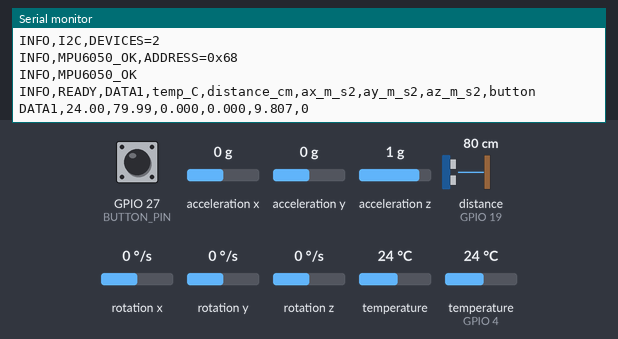
The program below on a simulated ESP32. Parts: the last lines printed to the serial monitor. Wiring (from diagram.json): MPU-6050 motion sensor at I2C address 0x68; ultrasonic range finder: trigger GPIO 18; echo GPIO 19. Wiring (inferred from the names in the program): MPU-6050 motion sensor at I2C address 0x69. Inputs (shaded band) come from the test bench; at power-on: GPIO 27 (BUTTON_PIN) HIGH, acceleration x 0 g, distance to the obstacle (sensor on GPIO 19) 80 cm, temperature (sensor on GPIO 4) 24 °C, acceleration y 0 g, acceleration z 1 g, rotation x 0 °/s, rotation y 0 °/s, rotation z 0 °/s, temperature 24 °C. The echo pulse lasts 58.3 µs per cm.

Above: at 1.2 s.
1.3 s: GPIO 27 (BUTTON_PIN) pulled LOW for 0.15 s
At 2.0 s:
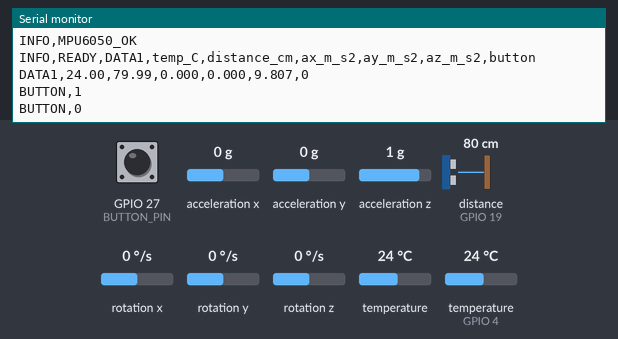
2.9 s: acceleration x set to -1.4 g
At 3.9 s:
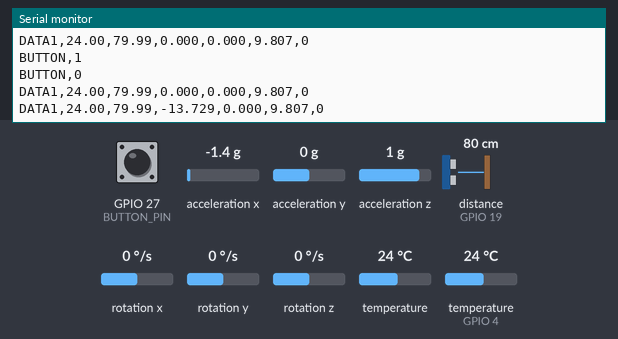
4.4 s: distance to the obstacle (sensor on GPIO 19) set to 2 cm
At 5.7 s:
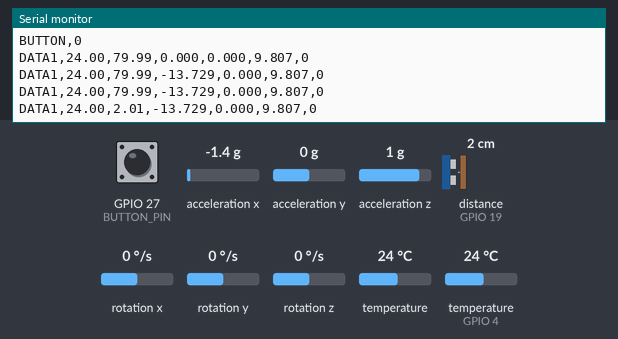
5.9 s: temperature (sensor on GPIO 4) set to 12 °C
At 6.6 s:
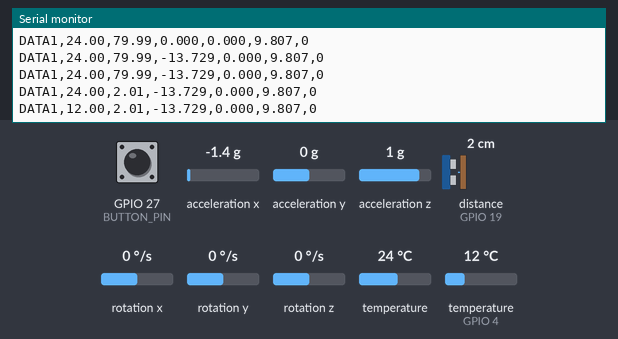
7.4 s: acceleration y set to -1.4 g
At 8.7 s:
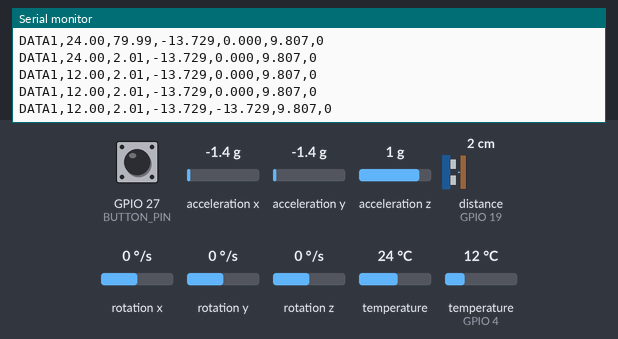
8.9 s: GPIO 27 (BUTTON_PIN) pulled LOW for 1 s
At 9.8 s:
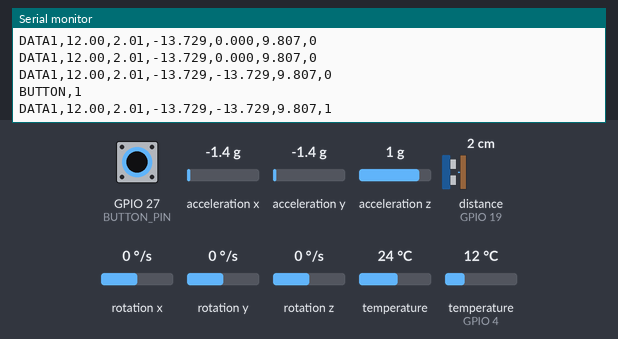

The program:

main.cpp
```cpp
#include <Arduino.h>
#include <Wire.h>
#include <Adafruit_MPU6050.h>
#include <OneWire.h>
#include <DallasTemperature.h>

constexpr uint8_t TEMP_PIN = 4, TRIG_PIN = 18, ECHO_PIN = 19, BUTTON_PIN = 27;
constexpr float INVALID = -9999.0f;
OneWire bus(TEMP_PIN);
DallasTemperature thermometer(&bus);
Adafruit_MPU6050 mpu;
bool mpuReady = false;
uint8_t mpuAddress = 0x68;
bool mpuCompatible72 = false;
DeviceAddress temperatureAddress;
bool temperatureReady = false;
uint32_t conversionStarted = 0, lastMpuRetry = 0;
bool buttonPressed = false, lastRawButton = false;
uint32_t buttonChanged = 0;

bool readMpu(uint8_t address, uint8_t reg, uint8_t *data, uint8_t count) {
  Wire.beginTransmission(address);
  Wire.write(reg);
  if (Wire.endTransmission(false) != 0) return false;
  if (Wire.requestFrom(address, count) != count) return false;
  for (uint8_t i = 0; i < count; ++i) data[i] = Wire.read();
  return true;
}

bool writeMpu(uint8_t address, uint8_t reg, uint8_t value) {
  Wire.beginTransmission(address);
  Wire.write(reg); Wire.write(value);
  return Wire.endTransmission() == 0;
}

bool startMpu() {
  mpuCompatible72 = false;
  const uint8_t addresses[] = {0x68, 0x69};
  for (uint8_t address : addresses) {
    Wire.beginTransmission(address);
    if (Wire.endTransmission() != 0) continue;
    uint8_t who = 0;
    if (!readMpu(address, 0x75, &who, 1)) continue;
    if (who == 0x68 && mpu.begin(address)) {
      mpuAddress = address;
      mpu.setAccelerometerRange(MPU6050_RANGE_4_G);
      Serial.printf("INFO,MPU6050_OK,ADDRESS=0x%02X\n", address);
      return true;
    }
    // Variante observada en esta placa. No se aceptan otros IDs desconocidos.
    if (who == 0x72) {
      uint8_t again = 0;
      bool stable = true;
      for (uint8_t i = 0; i < 3; ++i)
        stable &= readMpu(address, 0x75, &again, 1) && again == 0x72;
      if (!stable || !writeMpu(address, 0x6B, 0x01)) continue;
      delay(100);
      if (!writeMpu(address, 0x6C, 0x00) || !writeMpu(address, 0x1A, 0x03) ||
          !writeMpu(address, 0x19, 0x09) || !writeMpu(address, 0x1C, 0x08)) continue;
      uint8_t config = 0, power = 0;
      if (!readMpu(address, 0x1C, &config, 1) || config != 0x08 ||
          !readMpu(address, 0x6B, &power, 1) || (power & 0x40)) continue;
      mpuAddress = address;
      mpuCompatible72 = true;
      Serial.printf("INFO,MPU_COMPATIBLE_72,ADDRESS=0x%02X,RANGE=4G\n", address);
      return true;
    }
    Serial.printf("ERROR,MPU_ID_NO_ADMITIDO,ADDRESS=0x%02X,WHO=0x%02X\n", address, who);
  }
  Serial.printf("ERROR,MPU6050_SIN_RESPUESTA,SDA21=%d,SCL22=%d,BUTTON27=%d\n",
                digitalRead(21), digitalRead(22), digitalRead(BUTTON_PIN));
  return false;
}

void reportI2c() {
  uint8_t found = 0;
  for (uint8_t address = 8; address < 120; ++address) {
    Wire.beginTransmission(address);
    if (Wire.endTransmission() != 0) continue;
    ++found;
    Serial.printf("INFO,I2C,ADDRESS=0x%02X", address);
    if (address == 0x68 || address == 0x69) {
      Wire.beginTransmission(address);
      Wire.write(0x75); // WHO_AM_I del MPU6050.
      if (Wire.endTransmission(false) == 0 && Wire.requestFrom(address, uint8_t(1)) == 1)
        Serial.printf(",WHO_AM_I=0x%02X", Wire.read());
    }
    Serial.println();
  }
  Serial.printf("INFO,I2C,DEVICES=%u\n", found);
}

void startTemperature() {
  thermometer.begin();
  temperatureReady = thermometer.getAddress(temperatureAddress, 0);
  if (temperatureReady) {
    thermometer.setResolution(temperatureAddress, 12);
    thermometer.setWaitForConversion(false);
    thermometer.requestTemperatures();
  }
  conversionStarted = millis();
}

float distanceCm() {
  digitalWrite(TRIG_PIN, LOW); delayMicroseconds(3);
  digitalWrite(TRIG_PIN, HIGH); delayMicroseconds(10);
  digitalWrite(TRIG_PIN, LOW);
  unsigned long duration = pulseIn(ECHO_PIN, HIGH, 30000UL);
  return duration ? duration * 0.0343f / 2.0f : -1.0f;
}

void setup() {
  Serial.begin(115200);
  pinMode(TRIG_PIN, OUTPUT);
  pinMode(ECHO_PIN, INPUT);
  pinMode(BUTTON_PIN, INPUT_PULLUP);
  digitalWrite(TRIG_PIN, LOW);
  Wire.begin(21, 22);
  Wire.setClock(100000);
  Wire.setTimeOut(50);
  reportI2c();
  startTemperature();
  mpuReady = startMpu();
  Serial.println(mpuReady ? "INFO,MPU6050_OK" : "ERROR,MPU6050_NO_DETECTADO");
  Serial.println("INFO,READY,DATA1,temp_C,distance_cm,ax_m_s2,ay_m_s2,az_m_s2,button");
}

void loop() {
  uint32_t now = millis();
  bool raw = digitalRead(BUTTON_PIN) == LOW;
  if (raw != lastRawButton) { lastRawButton = raw; buttonChanged = now; }
  if (now - buttonChanged >= 30 && buttonPressed != raw) {
    buttonPressed = raw;
    Serial.printf("BUTTON,%d\n", buttonPressed ? 1 : 0);
  }
  if (now - conversionStarted < 1000) { delay(1); return; }

  float temperature = INVALID;
  if (temperatureReady) {
    float value = thermometer.getTempC(temperatureAddress);
    if (value != DEVICE_DISCONNECTED_C && isfinite(value)) temperature = value;
  }
  if (temperature == INVALID) startTemperature();
  else { thermometer.requestTemperatures(); conversionStarted = millis(); }

  if (!mpuReady && now - lastMpuRetry >= 5000) {
    lastMpuRetry = now;
    mpuReady = startMpu();
  }
  float ax = INVALID, ay = INVALID, az = INVALID;
  // Probe on every sample so a disconnected device is never reported as zero.
  Wire.beginTransmission(mpuAddress);
  bool present = Wire.endTransmission() == 0;
  if (mpuReady && present) {
    if (mpuCompatible72) {
      uint8_t bytes[6];
      if (readMpu(mpuAddress, 0x3B, bytes, 6)) {
        constexpr float scale = 9.80665f / 8192.0f;
        ax = int16_t((uint16_t(bytes[0]) << 8) | bytes[1]) * scale;
        ay = int16_t((uint16_t(bytes[2]) << 8) | bytes[3]) * scale;
        az = int16_t((uint16_t(bytes[4]) << 8) | bytes[5]) * scale;
      } else mpuReady = false;
    } else {
      sensors_event_t a, g, t;
      if (mpu.getEvent(&a, &g, &t)) {
        ax = a.acceleration.x; ay = a.acceleration.y; az = a.acceleration.z;
      }
    }
  } else mpuReady = false;
  Serial.printf("DATA1,%.2f,%.2f,%.3f,%.3f,%.3f,%d\n",
                temperature, distanceCm(), ax, ay, az, buttonPressed ? 1 : 0);
}
```

Measured:
- after the input at 1.3 s, the serial monitor: prints a new line at once (image 1)
- after the input at 2.9 s, the serial monitor: prints a new line after 0.19 s (image 2)
- after the input at 4.4 s, the serial monitor: prints a new line after 0.72 s (image 3)
- after the input at 5.9 s, the serial monitor: prints a new line after 0.23 s (image 4)
- after the input at 7.4 s, the serial monitor: prints a new line after 0.76 s (image 5)
- after the input at 8.9 s, the serial monitor: prints a new line at once (image 6)
